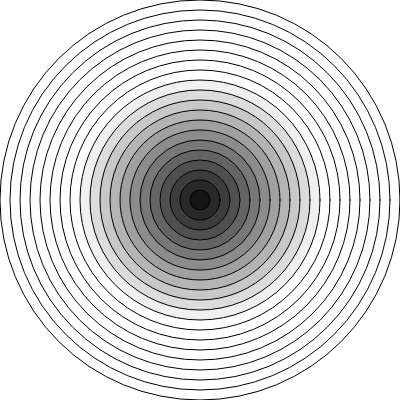
Frame 1 (no input)
Frame 60 (no input): identical to frame 1, image omitted
Frame 120 (the mouse pressed at the canvas centre since frame 60): identical to frame 1, image omitted

The p5.js sketch that drew this single still picture (run headless with seeded random() and noise() and a simulated clock; from frame 60 on, the mouse is pressed at the canvas centre):

// p5.js sketch
// ── sketch.js
function setup() {
	createCanvas(400, 400);
}

function draw() {
	background(255);
	var w = width;
	while (w > 0) {
		stroke(0);
		fill(w);
		ellipse(width/2, height/2, w, w);
		w -= 20;
	}
}
